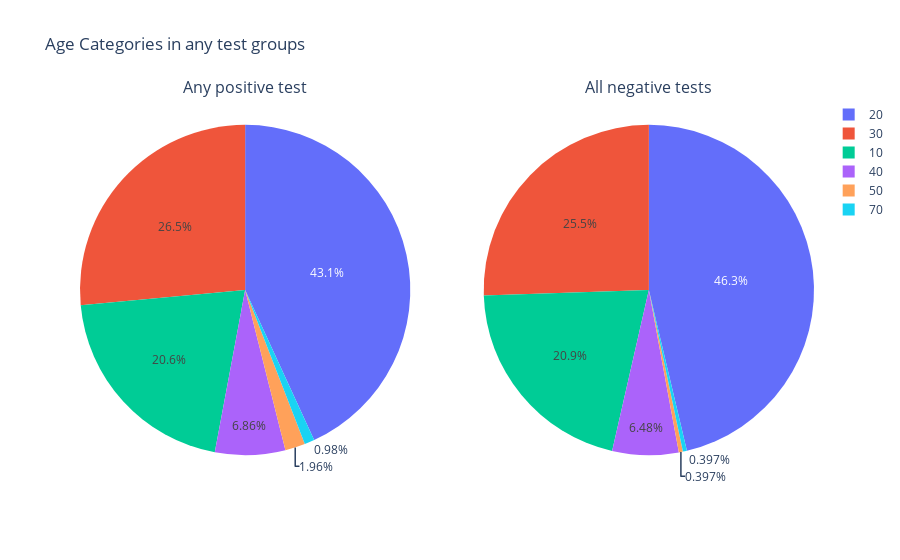

Notebook code for this chart:
### Markdown cell above
- Hinselmann: 35 out of 858 represents about 4.08% of the data
- Schiller: 74 out of 858 represents about 8.62% of the data
- Cytology: 44 out of 858 represents about 5.13% of the data
- Biopsy: 55 out of 858 represents about 6.41% of the data

**The large difference between positive and negative cases for each test introduces a class imbalance problem.**  This imbalance can lead to a bias in the model's predictions, with the model often predicting the majority class. Various techniques such as data resampling, synthetic data generation (like SMOTE).

### Code cell
# data preparation
df_positive_test = df[df["num_positive_test"] > 0]
df_negative_test = df[df["num_positive_test"] == 0]

# Age cateogry distribution
age_counts_positive = df_positive_test["age_category"].value_counts().sort_index()
age_counts_negative = df_negative_test["age_category"].value_counts().sort_index()
fig = make_subplots(
    rows=1,
    cols=2,
    subplot_titles=("Any positive test", "All negative tests"),
    specs=[[{"type": "domain"}, {"type": "domain"}]],
)
fig.add_trace(
    go.Pie(labels=age_counts_positive.index, values=age_counts_positive.values),
    row=1,
    col=1,
)
fig.add_trace(
    go.Pie(labels=age_counts_negative.index, values=age_counts_negative.values),
    row=1,
    col=2,
)
fig.update_layout(title_text=" Age Categories in any test groups")
fig.show()

# Age distribution
sns.kdeplot(df_positive_test["Age"], label="Any Positive Test", shade=True)
sns.kdeplot(df_negative_test["Age"], label="Negative Test", shade=True)
plt.title(" Probability Densities of Age for Any Positive and Negative Tests")
plt.legend()

fig.write_html(os.path.join(VISUALIZATION_FOLDER, "age_categories_tests.html"))

### Figure 1 — Plotly figure (JSON) as saved in the notebook; plotly's stock layout.template omitted (floating-point values rounded to 4 significant figures)
{"data": [{"domain": {"x": [0, 0.45], "y": [0, 1]}, "labels": ["10", "20", "30", "40", "50", "70"], "type": "pie", "values": [21, 44, 27, 7, 2, 1]}, {"domain": {"x": [0.55, 1], "y": [0, 1]}, "labels": ["10", "20", "30", "40", "50", "70"], "type": "pie", "values": [158, 350, 193, 49, 3, 3]}], "layout": {"annotations": [{"font": {"size": 16}, "showarrow": false, "text": "Any positive test", "x": 0.225, "xanchor": "center", "xref": "paper", "y": 1, "yanchor": "bottom", "yref": "paper"}, {"font": {"size": 16}, "showarrow": false, "text": "All negative tests", "x": 0.775, "xanchor": "center", "xref": "paper", "y": 1, "yanchor": "bottom", "yref": "paper"}], "title": {"text": " Age Categories in any test groups"}}}
